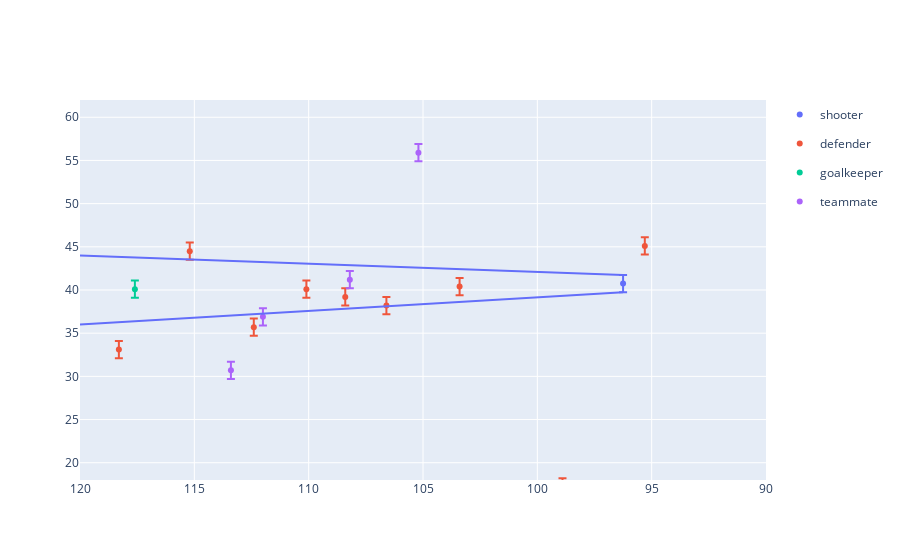

Notebook source saved alongside this figure:
### Code cell
import plotly.express as px
import plotly.graph_objects as go
shot_data["error_y"] = 1
fig1 = px.scatter(shot_data, x="x", y="y", color="role", error_y="error_y")

offset = 1
slope_upper = (record["coordinates_y"] + offset - 44) / (record["coordinates_x"] - 120)
slope_lower = (record["coordinates_y"] - offset - 36) / (record["coordinates_x"] - 120)
b_upper = (record["coordinates_y"] + offset) - slope_upper * record["coordinates_x"]
b_lower = (record["coordinates_y"] - offset) - slope_lower * record["coordinates_x"]

triangle = pd.DataFrame({
    "x": [record["coordinates_x"], 120],
})
triangle["y1"] = slope_upper * triangle["x"] + b_upper
triangle["y2"] = slope_lower * triangle["x"] + b_lower
fig2 = px.line(triangle, x="x", y="y1")
fig3 = px.line(triangle, x="x", y="y2")
fig = go.Figure(fig1.data + fig2.data + fig3.data)
fig.update_xaxes(range=[120, 90])
fig.update_yaxes(range=[18, 62]) 
fig.show()

### Figure 1 — Plotly figure (JSON) as saved in the notebook; plotly's stock layout.template omitted (floating-point values rounded to 4 significant figures)
{"data": [{"error_y": {"array": [1]}, "hovertemplate": "role=shooter<br>x=%{x}<br>y=%{y}<extra></extra>", "legendgroup": "shooter", "marker": {"color": "#636efa", "symbol": "circle"}, "mode": "markers", "name": "shooter", "orientation": "v", "showlegend": true, "type": "scatter", "x": [96.25], "xaxis": "x", "y": [40.75], "yaxis": "y"}, {"error_y": {"array": [1, 1, 1, 1, 1, 1, 1, 1, 1]}, "hovertemplate": "role=defender<br>x=%{x}<br>y=%{y}<extra></extra>", "legendgroup": "defender", "marker": {"color": "#EF553B", "symbol": "circle"}, "mode": "markers", "name": "defender", "orientation": "v", "showlegend": true, "type": "scatter", "x": [118.3, 106.6, 115.2, 112.4, 110.1, 108.4, 95.3, 103.4, 98.9], "xaxis": "x", "y": [33.1, 38.2, 44.5, 35.7, 40.1, 39.2, 45.1, 40.4, 17.2], "yaxis": "y"}, {"error_y": {"array": [1]}, "hovertemplate": "role=goalkeeper<br>x=%{x}<br>y=%{y}<extra></extra>", "legendgroup": "goalkeeper", "marker": {"color": "#00cc96", "symbol": "circle"}, "mode": "markers", "name": "goalkeeper", "orientation": "v", "showlegend": true, "type": "scatter", "x": [117.6], "xaxis": "x", "y": [40.1], "yaxis": "y"}, {"error_y": {"array": [1, 1, 1, 1, 1]}, "hovertemplate": "role=teammate<br>x=%{x}<br>y=%{y}<extra></extra>", "legendgroup": "teammate", "marker": {"color": "#ab63fa", "symbol": "circle"}, "mode": "markers", "name": "teammate", "orientation": "v", "showlegend": true, "type": "scatter", "x": [112, 113.4, 108.2, 105.2, 89.2], "xaxis": "x", "y": [36.9, 30.7, 41.2, 55.9, 30.7], "yaxis": "y"}, {"hovertemplate": "x=%{x}<br>y1=%{y}<extra></extra>", "legendgroup": "", "line": {"color": "#636efa", "dash": "solid"}, "marker": {"symbol": "circle"}, "mode": "lines", "name": "", "orientation": "v", "showlegend": false, "type": "scatter", "x": [96.25, 120], "xaxis": "x", "y": [41.75, 44], "yaxis": "y"}, {"hovertemplate": "x=%{x}<br>y2=%{y}<extra></extra>", "legendgroup": "", "line": {"color": "#636efa", "dash": "solid"}, "marker": {"symbol": "circle"}, "mode": "lines", "name": "", "orientation": "v", "showlegend": false, "type": "scatter", "x": [96.25, 120], "xaxis": "x", "y": [39.75, 36], "yaxis": "y"}], "layout": {"xaxis": {"range": [120, 90]}, "yaxis": {"range": [18, 62]}}}
